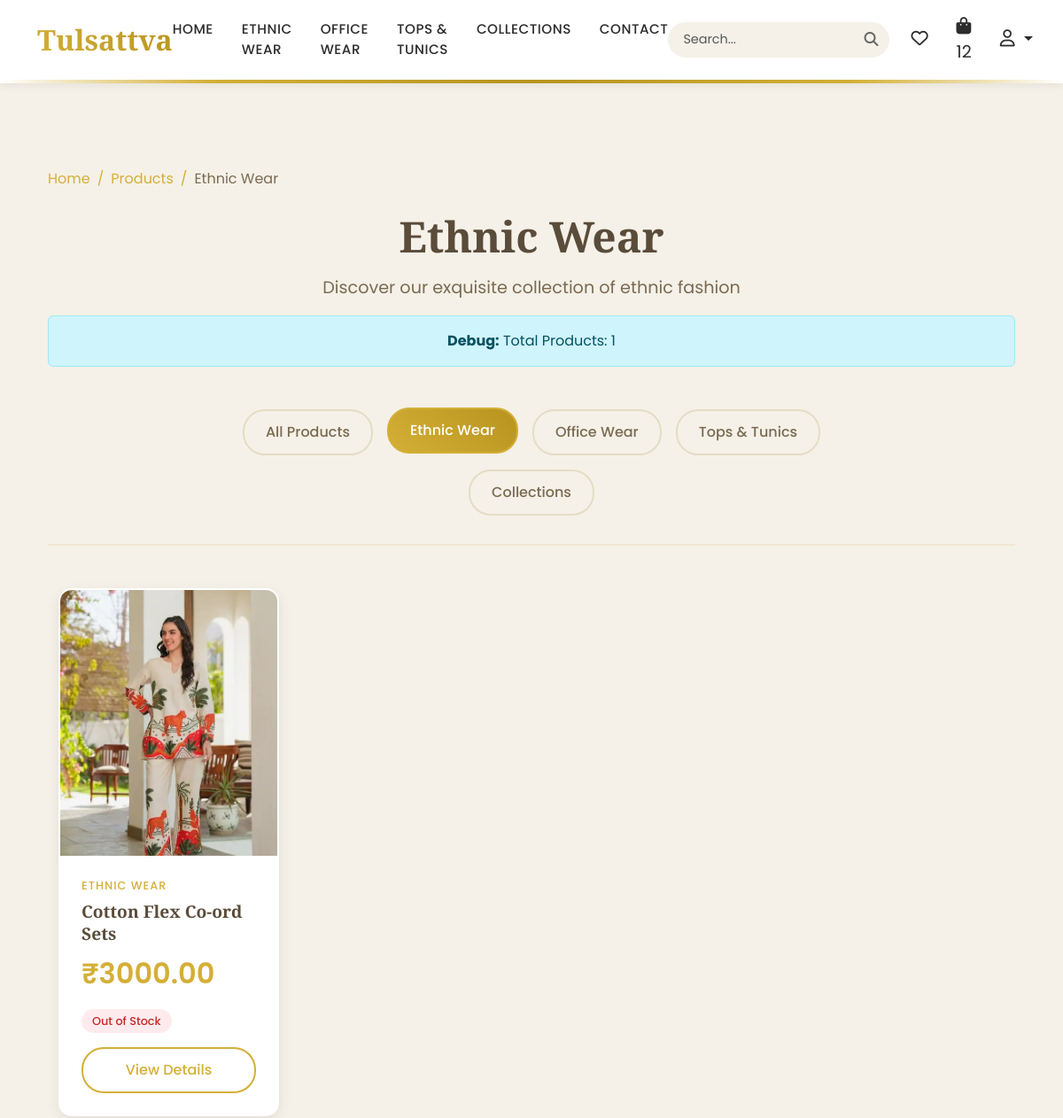
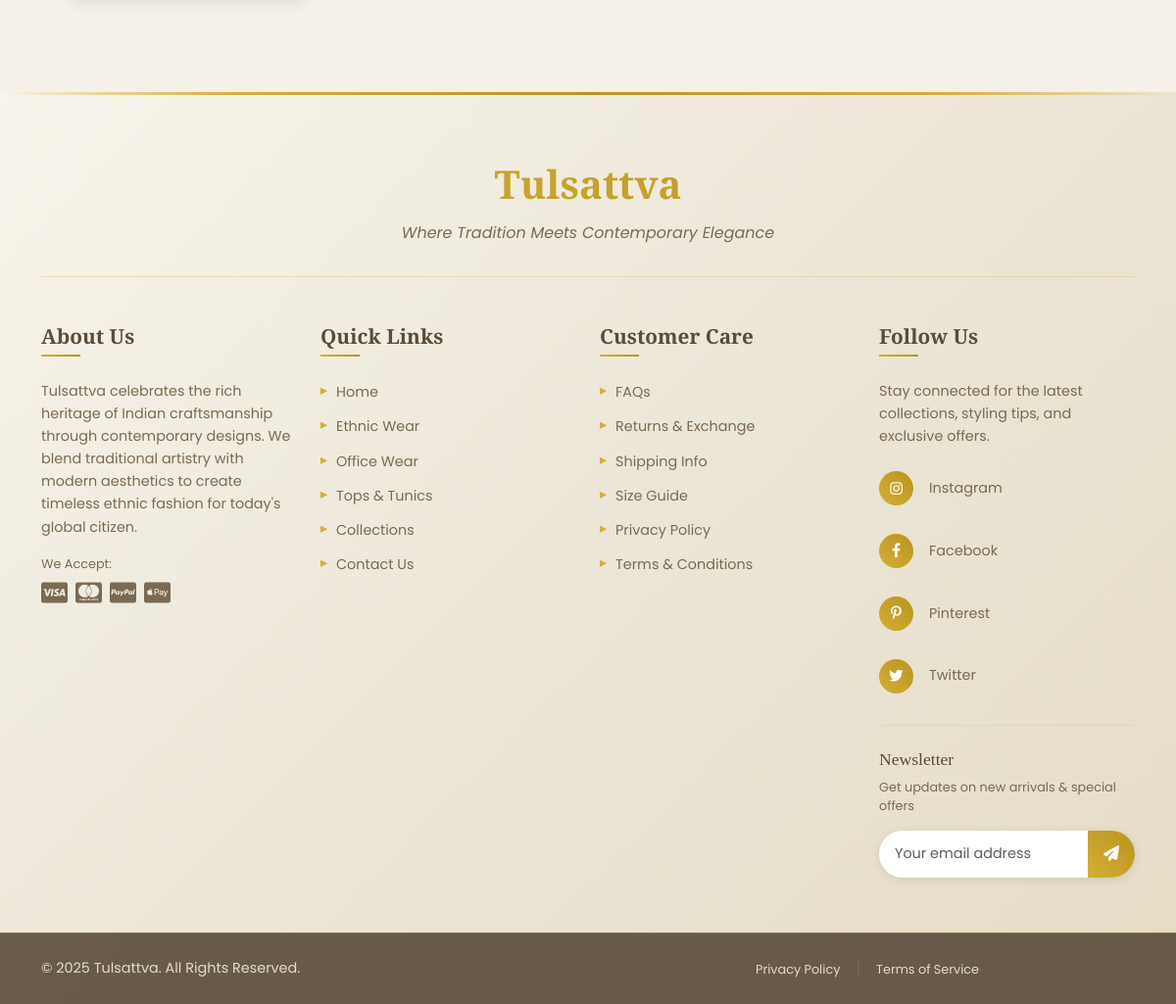
The app's page /products/category/ethnic_wear/ (signed in) with its own data (2 pictures, top to bottom).
### products/models.py (models this page shows, shortened)
class Product(models.Model):
    CATEGORY_CHOICES = [
        ('ethnic_wear', 'Ethnic Wear'),
        ('office_wear', 'Office Wear'),
        ('tops_tunics', 'Tops & Tunics'),
        ('collections', 'Collections'),
    ]
    name = models.CharField(max_length=200)
    slug = models.SlugField(max_length=200, unique=True, blank=True)
    price = models.DecimalField(max_digits=10, decimal_places=2)
    category = models.CharField(max_length=50, choices=CATEGORY_CHOICES)
    description = models.TextField()
    image = models.ImageField(upload_to='products/')
    image_2 = models.ImageField(upload_to='products/', blank=True, null=True)
    image_3 = models.ImageField(upload_to='products/', blank=True, null=True)
    image_4 = models.ImageField(upload_to='products/', blank=True, null=True)
    created_at = models.DateTimeField(auto_now_add=True)
    featured = models.BooleanField(default=False)
    def get_category_display_name(self):
        return dict(self.CATEGORY_CHOICES).get(self.category, self.category)
    class Meta:
        ordering = ['-created_at']

### products/views.py (the view)
# urls.py: path('', views.product_list_view, name='product_list'),
def product_list_view(request, category=None):
    products = Product.objects.all()
    if category and category != 'all':
        products = products.filter(category=category)
        category_display = dict(Product.CATEGORY_CHOICES).get(category, category)
    else:
        category_display = "All Products"
    context = {
        'products': products,
        'category': category,
        'category_display': category_display,
        'categories': Product.CATEGORY_CHOICES,
    }
    return render(request, 'products/product_list.html', context)

### cart/context_processors.py (called while the page is built)
def cart_total(request):
    print("=== CONTEXT PROCESSOR ===")
    if request.user.is_authenticated:
        try:
            cart = Cart.objects.get(user=request.user)
            total_items = cart.total_items
            total_price = cart.total_price
            print(f"Context - User: {request.user}, Cart Items: {total_items}")
            return {
                'cart_total_items': total_items,
                'cart_total_price': total_price,
                'user_cart': cart  # Add this for debugging
            }
        except Cart.DoesNotExist:
            print("Context - No cart found")
            return {'cart_total_items': 0, 'cart_total_price': 0, 'user_cart': None}
    else:
        print("Context - User not authenticated")
        return {'cart_total_items': 0, 'cart_total_price': 0, 'user_cart': None}

### cart/models.py (called while the page is built)
    @property
    def total_price(self):
        try:
            return sum(item.total_price for item in self.items.all())
        except:
            return 0

    @property
    def total_items(self):
        try:
            return sum(item.quantity for item in self.items.all())
        except:
            return 0

    @property
    def total_price(self):
        try:
            return self.product.price * self.quantity
        except:
            return 0

### templates/products/product_list.html (shortened to what this page needs)
{% extends 'base.html' %}
{% load static %}
{% block content %}
<div class="container-fluid py-5">
    <nav aria-label="breadcrumb" class="mb-4">
        <ol class="breadcrumb">
            <li class="breadcrumb-item"><a href="{% url 'home' %}" class="text-gold">Home</a></li>
            {% if category %}
            <li class="breadcrumb-item"><a href="{% url 'products:product_list' %}" class="text-gold">Products</a></li>
            <li class="breadcrumb-item active">{{ category_display }}</li>
            {% else %}
            <li class="breadcrumb-item active">All Products</li>
            {% endif %}
        </ol>
    </nav>
    <div class="text-center mb-5">
        <h1 class="page-title">{{ category_display }}</h1>
        <p class="page-subtitle">Discover our exquisite collection of ethnic fashion</p>
        <div class="alert alert-info">
            <strong>Debug:</strong> Total Products: {{ products.count }}
        </div>
    </div>
    <div class="category-filters mb-5">
        <div class="row justify-content-center">
            <div class="col-lg-8">
                <div class="d-flex flex-wrap justify-content-center gap-3">
                    <a href="{% url 'products:product_list' %}"
                       class="category-filter-btn {% if not category %}active{% endif %}">
                        All Products
                    </a>
                    {% for cat_value, cat_name in categories %}
                    <a href="{% url 'products:product_list_by_category' category=cat_value %}"
                       class="category-filter-btn {% if category == cat_value %}active{% endif %}">
                        {{ cat_name }}
                    </a>
                    {% endfor %}
                </div>
            </div>
        </div>
    </div>
    <div class="container">
        {% if products %}
        <div class="row g-4">
            {% for product in products %}
            <div class="col-xl-3 col-lg-4 col-md-6">
                <div class="product-card">
                    <div class="product-image">
                        {% if product.image %}
                        <a href="{% url 'products:product_detail' product.slug %}">
                            <img src="{{ product.image.url }}" alt="{{ product.name }}" class="img-fluid">
                        </a>
                        {% else %}
                        <div class="no-image-placeholder">
                            <i class="fas fa-image"></i>
                            <span>No Image</span>
                        </div>
                        {% endif %}
                    </div>
                    <div class="product-info">
                        <span class="product-category">{{ product.get_category_display_name }}</span>
                        <h3 class="product-name">
                            <a href="{% url 'products:product_detail' product.slug %}">
                                {{ product.name }}
                            </a>
                        </h3>
                        <div class="product-price">₹{{ product.price }}</div>
                        {% if product.in_stock %}
                        <span class="stock-badge in-stock">In Stock</span>
                        {% else %}
                        <span class="stock-badge out-of-stock">Out of Stock</span>
                        {% endif %}
                        <a href="{% url 'products:product_detail' product.slug %}" class="product-detail-btn">
                            View Details
                        </a>
                    </div>
                </div>
            </div>
            {% endfor %}
        </div>
        {% endif %}
    </div>
</div>
{% endblock %}

### static/css/style.css (style rules this page uses)
:root { --warm-beige: #f5f1e8; --gold: #d4af37; --dark-gold: #b8941f; --white: #ffffff; --text-dark: #2c2c2c; --text-light: #666666; }
body { font-family: 'Poppins', sans-serif; color: var(--text-dark); background-color: var(--warm-beige); }
.page-title { font-family: 'Playfair Display', serif; font-size: 3rem; font-weight: 600; color: #5a4c3a; margin-bottom: 1rem; }
.page-subtitle { font-family: 'Poppins', sans-serif; font-size: 1.2rem; color: #7a6a52; }
.breadcrumb { background: transparent; padding: 0; }
.breadcrumb-item a { color: var(--gold); text-decoration: none; }
.breadcrumb-item.active { color: #7a6a52; }
.breadcrumb-item + .breadcrumb-item::before { color: var(--gold); }
.category-filters { border-bottom: 2px solid #f0e6d2; padding-bottom: 2rem; }
.category-filter-btn { padding: 0.75rem 1.5rem; border: 2px solid #e5dcc5; border-radius: 25px; text-decoration: none; color: #7a6a52; font-family: 'Poppins', sans-serif; font-weight: 500; transition: all 0.3s ease; }
.category-filter-btn:hover, .category-filter-btn.active { background: linear-gradient(45deg, var(--gold), var(--dark-gold)); color: white; border-color: var(--gold); transform: translateY(-2px); }
.product-card { background: white; border-radius: 15px; overflow: hidden; box-shadow: 0 5px 15px rgba(0, 0, 0, 0.08); transition: all 0.3s ease; border: 2px solid transparent; height: 100%; }
.product-image { position: relative; overflow: hidden; background: #faf8f3; }
.product-image img { width: 100%; height: 300px; object-fit: cover; transition: transform 0.3s ease; }
.product-info { padding: 1.5rem; }
.product-category { font-family: 'Poppins', sans-serif; font-size: 0.8rem; color: var(--gold); text-transform: uppercase; letter-spacing: 1px; font-weight: 500; display: block; margin-bottom: 0.5rem; }
.product-name { font-family: 'Playfair Display', serif; font-size: 1.2rem; font-weight: 600; color: #5a4c3a; margin-bottom: 0.5rem; line-height: 1.3; }
.product-name a { color: inherit; text-decoration: none; }
.product-price { font-family: 'Poppins', sans-serif; font-size: 1.3rem; font-weight: 600; color: var(--gold); margin-bottom: 1rem; }
.product-detail-btn { display: inline-block; padding: 0.75rem 1.5rem; background: transparent; border: 2px solid var(--gold); border-radius: 25px; color: var(--gold); text-decoration: none; font-family: 'Poppins', sans-serif; font-weight: 500; transition: all 0.3s ease; width: 100%; text-align: center; }
.product-price { font-family: 'Poppins', sans-serif; font-size: 2rem; font-weight: 600; color: var(--gold); }
.stock-badge { padding: 0.5rem 1rem; border-radius: 20px; font-family: 'Poppins', sans-serif; font-size: 0.8rem; font-weight: 500; }
.out-of-stock { background: #ffebee; color: #c62828; }
.stock-badge { padding: 0.25rem 0.75rem; border-radius: 15px; font-size: 0.8rem; font-family: 'Poppins', sans-serif; font-weight: 500; display: inline-block; margin-bottom: 1rem; }

### records on screen
Product: image (picture), get_category_display_name "ETHNIC WEAR", name "Cotton Flex Co-ord Sets", price "3000.00"

### other values on screen
{{ cart_total_items }} "12"
{{ category_display }} "Ethnic Wear"
{{ products.count }} "1"
{{ cat_name }} "Ethnic Wear" "Office Wear" "Tops & Tunics" "Collections"
